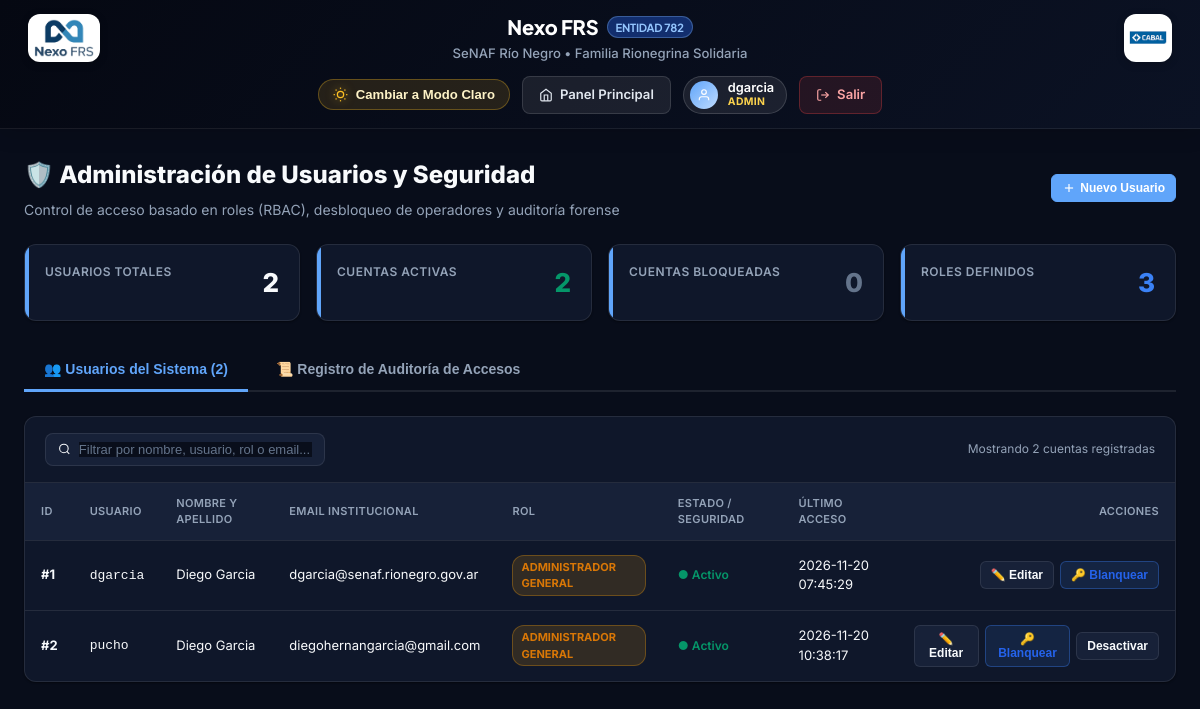
Page /admin_usuarios.php (signed in) on the committed database.
### tables this page shows
CREATE TABLE `usuarios` (
  `id` int(11) NOT NULL AUTO_INCREMENT,
  `id_rol` int(11) NOT NULL,
  `usuario` varchar(50) NOT NULL,
  `email` varchar(100) NOT NULL,
  `nombre_completo` varchar(100) NOT NULL,
  `password_hash` varchar(255) NOT NULL,
  `activo` tinyint(1) NOT NULL DEFAULT '1',
  `intentos_fallidos` int(11) NOT NULL DEFAULT '0',
  `bloqueado_hasta` datetime DEFAULT NULL,
  `ultimo_login` datetime DEFAULT NULL,
  `creado_en` timestamp NOT NULL DEFAULT CURRENT_TIMESTAMP,
  `actualizado_en` timestamp NOT NULL DEFAULT CURRENT_TIMESTAMP ON UPDATE CURRENT_TIMESTAMP,
  PRIMARY KEY (`id`),
  UNIQUE KEY `usuario` (`usuario`),
  UNIQUE KEY `email` (`email`),
  KEY `fk_usuarios_rol` (`id_rol`),
  CONSTRAINT `fk_usuarios_rol` FOREIGN KEY (`id_rol`) REFERENCES `roles` (`id`) ON UPDATE CASCADE
);

CREATE TABLE `roles` (
  `id` int(11) NOT NULL AUTO_INCREMENT,
  `codigo` varchar(30) NOT NULL,
  `nombre` varchar(60) NOT NULL,
  `descripcion` varchar(255) DEFAULT NULL,
  `permisos_json` text DEFAULT NULL,
  `creado_en` timestamp NOT NULL DEFAULT CURRENT_TIMESTAMP,
  PRIMARY KEY (`id`),
  UNIQUE KEY `codigo` (`codigo`)
);

### auth/verificar_sesion.php (called while the page is built, shortened)
<?php
function estaAutenticado() {
    return !empty($_SESSION['usuario_id']) && is_numeric($_SESSION['usuario_id']);
}
function obtenerUsuarioActual() {
    return array(
        'id'          => intval($_SESSION['usuario_id']),
        'usuario'     => isset($_SESSION['usuario_login']) ? $_SESSION['usuario_login'] : '',
        'email'       => isset($_SESSION['usuario_email']) ? $_SESSION['usuario_email'] : '',
        'nombre'      => isset($_SESSION['usuario_nombre']) ? $_SESSION['usuario_nombre'] : '',
        'rol_id'      => isset($_SESSION['usuario_rol_id']) ? intval($_SESSION['usuario_rol_id']) : 0,
        'rol_codigo'  => isset($_SESSION['usuario_rol_codigo']) ? $_SESSION['usuario_rol_codigo'] : 'INVITADO',
        'rol_nombre'  => isset($_SESSION['usuario_rol_nombre']) ? $_SESSION['usuario_rol_nombre'] : 'Invitado',
        'permisos'    => isset($_SESSION['usuario_permisos']) && is_array($_SESSION['usuario_permisos']) ? $_SESSION['usuario_permisos'] : array()
    );
}
        ?>

### admin_usuarios.php (the view, shortened to what this page needs)
<?php
require_once(__DIR__ . "/auth/verificar_sesion.php");
$usuarioActual = obtenerUsuarioActual();
$conn = obtenerConexionAuth();
$usuarios = array();
$totalUsuarios = 0;
$totalActivos = 0;
$totalBloqueados = 0;
try {
    $sqlUsuarios = "SELECT u.id, u.id_rol, u.usuario, u.email, u.nombre_completo, u.activo,
                           u.intentos_fallidos, u.bloqueado_hasta, u.ultimo_login, u.creado_en,
                           r.codigo AS rol_codigo, r.nombre AS rol_nombre
                    FROM `usuarios` u
                    INNER JOIN `roles` r ON u.id_rol = r.id
                    ORDER BY u.id ASC";
    $stmtUsers = $conn->query($sqlUsuarios);
    $usuarios = $stmtUsers->fetchAll();
    foreach ($usuarios as $u) {
        $totalUsuarios++;
        if (intval($u['activo']) === 1) {
            $totalActivos++;
        }
    }
} catch (Exception $e) {
    $mensajeError = 'Error al consultar usuarios: ' . $e->getMessage();
}
$roles = array();
try {
    $stmtRoles = $conn->query("SELECT id, codigo, nombre, descripcion FROM `roles` ORDER BY id ASC");
    $roles = $stmtRoles->fetchAll();
} catch (Exception $e) {
}
?>
<!DOCTYPE html>
<html lang="es">
<head>
    <link rel="stylesheet" href="css/dashboard.css">
</head>
<body>
<header class="top-nav">
    <div class="top-nav-inner">
        <div class="top-nav-header-bar">
            <div class="brand-logo-slot left">
                <a href="index.php" class="brand-logo-wrap nexo-wrap" title="Nexo FRS">
                    <img src="img/NexoFRS.png" alt="Logo Nexo FRS" onerror="this.src='img/favicon.png'">
                </a>
            </div>
            <a href="index.php" class="brand-text-center" id="brand-link">
                <h1>
                    Nexo FRS
                    <span class="brand-badge">Entidad 782</span>
                </h1>
                <p>SeNAF Río Negro • Familia Rionegrina Solidaria</p>
            </a>
            <div class="brand-logo-slot right">
                <div class="brand-logo-wrap cabal-wrap" title="Cabal Entidad 782">
                    <img src="img/cabal.png" alt="Logo Cabal" onerror="this.src='img/favicon.png'">
                </div>
            </div>
        </div>
        <div class="nav-actions">
            <button type="button" class="theme-toggle-btn" id="btn-theme-toggle" title="Cambiar tema">
                <span class="theme-toggle-label">Modo</span>
            </button>
            <a href="index.php" class="btn-nav-action">
                <svg width="14" height="14" viewBox="0 0 24 24" fill="none" stroke="currentColor" stroke-width="2"><path d="M3 9l9-7 9 7v11a2 2 0 0 1-2 2H5a2 2 0 0 1-2-2z"></path><polyline points="9 22 9 12 15 12 15 22"></polyline></svg>
                Panel Principal
            </a>
            <div class="user-pill" title="<?php echo htmlspecialchars($usuarioActual['nombre'], ENT_QUOTES, 'UTF-8'); ?>">
                <div class="user-avatar">
                    <svg width="14" height="14" viewBox="0 0 24 24" fill="none" stroke="currentColor" stroke-width="2"><path d="M20 21v-2a4 4 0 0 0-4-4H8a4 4 0 0 0-4 4v2"></path><circle cx="12" cy="7" r="4"></circle></svg>
                </div>
                <div class="user-info">
                    <span class="user-name"><?php echo htmlspecialchars($usuarioActual['usuario'], ENT_QUOTES, 'UTF-8'); ?></span>
                    <span class="user-role-badge role-admin">ADMIN</span>
                </div>
            </div>
            <a href="auth/logout.php" class="btn-nav-action btn-logout" title="Cerrar sesión">
                <svg width="14" height="14" viewBox="0 0 24 24" fill="none" stroke="currentColor" stroke-width="2"><path d="M9 21H5a2 2 0 0 1-2-2V5a2 2 0 0 1 2-2h4"></path><polyline points="16 17 21 12 16 7"></polyline><line x1="21" y1="12" x2="9" y2="12"></line></svg>
                <span>Salir</span>
            </a>
        </div>
    </div>
</header>
<main class="admin-main">
    <div class="admin-header">
        <div class="admin-title-wrap">
            <h1>
                🛡️ Administración de Usuarios y Seguridad
            </h1>
            <p>Control de acceso basado en roles (RBAC), desbloqueo de operadores y auditoría forense</p>
        </div>
        <div>
            <button type="button" class="btn-tbl primary" onclick="abrirModalCrear()">
                <svg width="14" height="14" viewBox="0 0 24 24" fill="none" stroke="currentColor" stroke-width="2"><line x1="12" y1="5" x2="12" y2="19"></line><line x1="5" y1="12" x2="19" y2="12"></line></svg>
                Nuevo Usuario
            </button>
        </div>
    </div>
    <div class="admin-stats-grid">
        <div class="stat-card">
            <div class="label">Usuarios Totales</div>
            <div class="val"><?php echo $totalUsuarios; ?></div>
        </div>
        <div class="stat-card">
            <div class="label">Cuentas Activas</div>
            <div class="val" style="color: #059669;"><?php echo $totalActivos; ?></div>
        </div>
        <div class="stat-card">
            <div class="label">Cuentas Bloqueadas</div>
            <div class="val" style="color: <?php echo $totalBloqueados > 0 ? '#ef4444' : '#64748b'; ?>;"><?php echo $totalBloqueados; ?></div>
        </div>
        <div class="stat-card">
            <div class="label">Roles Definidos</div>
            <div class="val" style="color: #3b82f6;"><?php echo count($roles); ?></div>
        </div>
    </div>
    <div class="tabs-header">
        <button type="button" class="tab-btn active" onclick="cambiarTab('usuarios', this)">
            👥 Usuarios del Sistema (<?php echo count($usuarios); ?>)
        </button>
        <button type="button" class="tab-btn" onclick="cambiarTab('auditoria', this)">
            📜 Registro de Auditoría de Accesos
        </button>
    </div>
    <div id="tab-usuarios" class="tab-content active">
        <div class="data-table-container">
            <div class="table-toolbar">
                <div class="table-search">
                    <svg width="14" height="14" viewBox="0 0 24 24" fill="none" stroke="currentColor" stroke-width="2"><circle cx="11" cy="11" r="8"></circle><line x1="21" y1="21" x2="16.65" y2="16.65"></line></svg>
                    <input type="text" id="filtro-usuarios" placeholder="Filtrar por nombre, usuario, rol o email..." onkeyup="filtrarTablaUsuarios()">
                </div>
                <div style="font-size: 12px; color: var(--text-muted);">
                    Mostrando <?php echo count($usuarios); ?> cuentas registradas
                </div>
            </div>
            <table class="admin-table" id="tabla-usuarios">
                <thead>
                    <tr>
                        <th>ID</th>
                        <th>Usuario</th>
                        <th>Nombre y Apellido</th>
                        <th>Email Institucional</th>
                        <th>Rol</th>
                        <th>Estado / Seguridad</th>
                        <th>Último Acceso</th>
                        <th style="text-align: right;">Acciones</th>
                    </tr>
                </thead>
                <tbody>
                    <?php foreach ($usuarios as $u):
                        $estaBloqueado = (!empty($u['bloqueado_hasta']) && strtotime($u['bloqueado_hasta']) > time());
                    ?>
                    <tr>
                        <td><strong>#<?php echo $u['id']; ?></strong></td>
                        <td><code><?php echo htmlspecialchars($u['usuario'], ENT_QUOTES, 'UTF-8'); ?></code></td>
                        <td><?php echo htmlspecialchars($u['nombre_completo'], ENT_QUOTES, 'UTF-8'); ?></td>
                        <td><?php echo htmlspecialchars($u['email'], ENT_QUOTES, 'UTF-8'); ?></td>
                        <td>
                            <span class="badge-role <?php echo htmlspecialchars($u['rol_codigo'], ENT_QUOTES, 'UTF-8'); ?>">
                                <?php echo htmlspecialchars($u['rol_nombre'], ENT_QUOTES, 'UTF-8'); ?>
                            </span>
                        </td>
                        <td>
                            <?php if ($estaBloqueado): ?>
                                <span class="badge-status bloqueado" title="Bloqueado hasta: <?php echo $u['bloqueado_hasta']; ?>">
                                    🔒 Bloqueado (<?php echo intval($u['intentos_fallidos']); ?> fallos)
                                </span>
                            <?php elseif (intval($u['activo']) === 1): ?>
                                <span class="badge-status activo">● Activo</span>
                            <?php else: ?>
                                <span class="badge-status inactivo">○ Inactivo</span>
                            <?php endif; ?>
                        </td>
                        <td>
                            <?php echo !empty($u['ultimo_login']) ? htmlspecialchars($u['ultimo_login'], ENT_QUOTES, 'UTF-8') : '<span style="color:var(--text-muted);">Nunca</span>'; ?>
                        </td>
                        <td style="text-align: right;">
                            <div class="action-btns" style="justify-content: flex-end;">
                                <button type="button" class="btn-tbl" onclick='abrirModalEditar(<?php echo json_encode($u); ?>)'>
                                    ✏️ Editar
                                </button>
                                <button type="button" class="btn-tbl blanquear" onclick='abrirModalBlanquear(<?php echo json_encode(array("id" => $u["id"], "usuario" => $u["usuario"], "nombre" => $u["nombre_completo"])); ?>)' title="Blanquear contraseña de <?php echo htmlspecialchars($u['usuario'], ENT_QUOTES, 'UTF-8'); ?>">
                                    🔑 Blanquear
                                </button>
                                <?php if ($u['id'] !== $usuarioActual['id']): ?>
                                    <form method="POST" action="admin_usuarios.php" style="display:inline;" onsubmit="return confirm('¿Confirma cambiar el estado de <?php echo htmlspecialchars($u['usuario'], ENT_QUOTES, 'UTF-8'); ?>?');">
                                        <button type="submit" class="btn-tbl" title="<?php echo intval($u['activo']) === 1 ? 'Desactivar cuenta' : 'Activar cuenta'; ?>">
                                            <?php echo intval($u['activo']) === 1 ? 'Desactivar' : 'Activar'; ?>
                                        </button>
                                    </form>
                                <?php endif; ?>
                            </div>
                        </td>
                    </tr>
                    <?php endforeach; ?>
                </tbody>
            </table>
        </div>
    </div>
</main>
</body>
</html>

### admin_usuarios.php (style rules this page uses)
.admin-main { max-width: 1360px; margin: 0 auto; padding: 28px 24px 60px 24px; }
.admin-header { display: flex; align-items: center; justify-content: space-between; margin-bottom: 24px; flex-wrap: wrap; gap: 16px; }
.admin-title-wrap h1 { font-size: 24px; font-weight: 800; color: var(--navy-900); margin: 0 0 6px 0; display: flex; align-items: center; gap: 10px; }
.admin-title-wrap p { font-size: 14px; color: var(--text-muted); margin: 0; }
.admin-stats-grid { display: grid; grid-template-columns: repeat(4, 1fr); gap: 16px; margin-bottom: 28px; }
.stat-card { background: var(--surface-card); border: 1px solid var(--border-light); border-radius: var(--radius-md); padding: 18px 20px; box-shadow: var(--shadow-sm); }
.stat-card .label { font-size: 12px; font-weight: 600; text-transform: uppercase; letter-spacing: 0.04em; color: var(--text-muted); margin-bottom: 6px; }
.stat-card .val { font-size: 26px; font-weight: 800; color: var(--navy-900); }
.tabs-header { display: flex; gap: 8px; border-bottom: 2px solid var(--border-light); margin-bottom: 24px; }
.tab-btn { background: none; border: none; padding: 12px 20px; font-size: 14px; font-weight: 700; color: var(--text-muted); cursor: pointer; border-bottom: 3px solid transparent; margin-bottom: -2px; transition: all 0.2s ease; }
.tab-btn.active { color: var(--primary-600); border-bottom-color: var(--primary-600); }
.tab-content { display: none; }
.tab-content.active { display: block; }
.data-table-container { background: var(--surface-card); border: 1px solid var(--border-light); border-radius: var(--radius-md); overflow: hidden; box-shadow: var(--shadow-sm); }
.table-toolbar { padding: 16px 20px; display: flex; align-items: center; justify-content: space-between; gap: 16px; border-bottom: 1px solid var(--border-light); flex-wrap: wrap; }
.table-search { display: flex; align-items: center; background: var(--surface-subtle); border: 1px solid var(--border-light); border-radius: var(--radius-sm); padding: 8px 12px; gap: 8px; min-width: 280px; }
.table-search input { background: none; border: none; outline: none; font-size: 13px; width: 100%; color: var(--navy-900); }
table.admin-table { width: 100%; border-collapse: collapse; font-size: 13px; text-align: left; }
table.admin-table th { background: var(--surface-subtle); color: var(--text-muted); font-weight: 600; padding: 12px 16px; border-bottom: 1px solid var(--border-light); text-transform: uppercase; font-size: 11px; letter-spacing: 0.03em; }
table.admin-table td { padding: 14px 16px; border-bottom: 1px solid var(--border-light); color: var(--navy-900); vertical-align: middle; }
table.admin-table tr:last-child td { border-bottom: none; }
.badge-role { display: inline-block; padding: 3px 8px; border-radius: 12px; font-size: 11px; font-weight: 700; text-transform: uppercase; }
.badge-role.ADMIN { background: rgba(245, 158, 11, 0.15); color: #d97706; border: 1px solid rgba(245, 158, 11, 0.3); }
.badge-status { display: inline-flex; align-items: center; gap: 6px; font-size: 12px; font-weight: 600; }
.badge-status.activo { color: #059669; }
.action-btns { display: flex; align-items: center; gap: 6px; }
.btn-tbl { background: var(--surface-subtle); border: 1px solid var(--border-light); border-radius: 6px; padding: 6px 10px; font-size: 12px; font-weight: 600; color: var(--navy-900); cursor: pointer; text-decoration: none; display: inline-flex; align-items: center; gap: 4px; transition: all 0.15s ease; }
.btn-tbl.primary { background: var(--primary-600); color: white; border-color: var(--primary-600); }
.btn-tbl.blanquear { background: rgba(59, 130, 246, 0.12); color: #2563eb; border-color: rgba(59, 130, 246, 0.35); }

### rows in the picture
usuarios: usuario "dgarcia", id "1", nombre_completo "Diego Garcia", email "dgarcia@senaf.rionegro.gov.ar", id_rol.nombre "ADMINISTRADOR GENERAL", activo "● Activo", ultimo_login "2026-11-20 07:45:29"
usuarios: id "2", usuario "pucho", nombre_completo "Diego Garcia", email "diegohernangarcia@gmail.com", id_rol.nombre "ADMINISTRADOR GENERAL", activo "● Activo", ultimo_login "2026-11-20 10:38:17"

### other values in the picture
$totalUsuarios "2"
$totalActivos "2"
$totalBloqueados "0"
count($roles) "3"
count($usuarios) "2"
